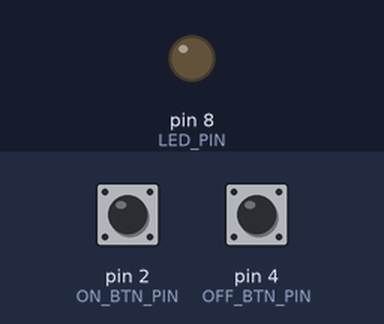
Bench run of a sketch on a simulated Arduino Uno, built with avr-gcc and run on an emulated ATmega328P. On the bench: output pins drawn as LEDs (lit = HIGH). Inputs (shaded band) come from the test bench; at power-on: pin 2 (ON_BTN_PIN) HIGH, pin 4 (OFF_BTN_PIN) HIGH.

Above: at 1.2 s.
1.3 s: pin 2 (ON_BTN_PIN) pulled LOW for 0.15 s
At 2.2 s:
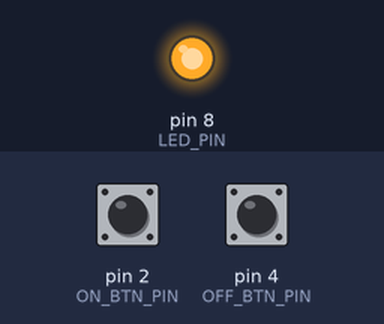
2.9 s: pin 4 (OFF_BTN_PIN) pulled LOW for 0.15 s
At 3.4 s:
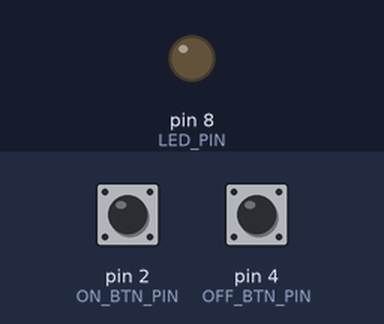
4.5 s: pin 2 (ON_BTN_PIN) pulled LOW for 1 s
At 5.9 s:
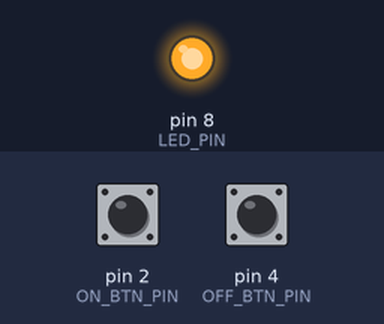
7.0 s: pin 2 (ON_BTN_PIN) driven LOW and pin 4 (OFF_BTN_PIN) driven LOW
At 8.0 s:
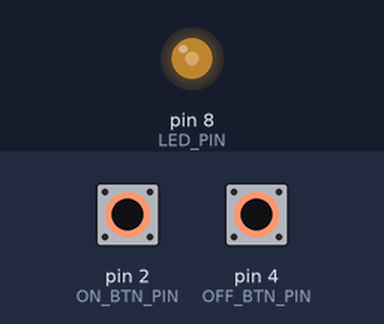
8.5 s: pin 4 (OFF_BTN_PIN) driven HIGH
At 9.9 s:
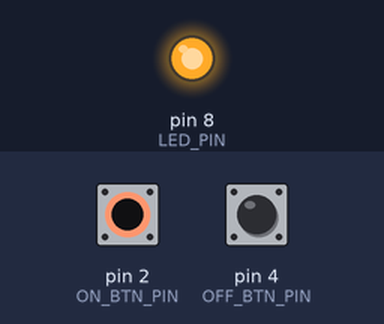
Timing chart, 0 to 11.0 s (numbered marks = the images above; inputs shaded):
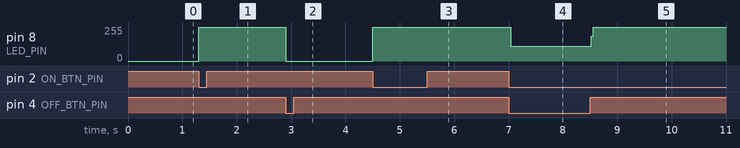

The sketch:

digital_inputs.ino
```cpp
#include <Arduino.h>

#define LED_PIN 8
#define ON_BTN_PIN 2
#define OFF_BTN_PIN 4

void setup() {
  pinMode(LED_PIN, OUTPUT);
  pinMode(ON_BTN_PIN, INPUT_PULLUP);
  pinMode(OFF_BTN_PIN, INPUT_PULLUP);
}

void loop() {
  // signal goes low when we connect to ground
  if (digitalRead(ON_BTN_PIN) == LOW) {
    digitalWrite(LED_PIN, HIGH);
  }
  if (digitalRead(OFF_BTN_PIN) == LOW) {
    digitalWrite(LED_PIN, LOW);
  }
}
```

Measured:
- after the input at 1.3 s, pin 8 (LED_PIN): 0/255 → 255/255 at once
- after the input at 2.9 s, pin 8 (LED_PIN): 255/255 → 0/255 at once
- after the input at 4.5 s, pin 8 (LED_PIN): 0/255 → 255/255 at once
- after the input at 7.0 s, pin 8 (LED_PIN): 255/255 → 112/255 at once
- after the input at 8.5 s, pin 8 (LED_PIN): 112/255 → 255/255 at once
